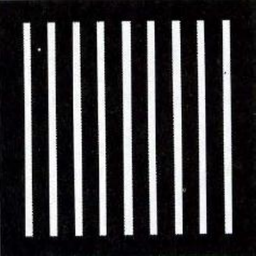
#> input picture trabalhos/lista01/exercicio03/img.png, 256 x 256 px, shrunk from 594 x 595 before the run, found by its file name
$ python python.py
#> lines starting #> are read from the running program, lines starting #| are printed output that depends on the picture; after the words box and inside, x2 and y2 are one past the last pixel; in counts of white or black regions, pixels touching at a corner belong together
import numpy as np
import cv2

#fontes: https://msameeruddin.hashnode.dev/image-erosion-explained-in-depth-using-numpy
# https://stackoverflow.com/questions/69740199/erosion-operation-without-using-opencv
def erosao(image, structuring_element):

    if image.dtype != np.uint8:
        image = image.astype(np.uint8)


    """
        binarizando a imagem
    """
    img_height, img_width = image.shape
    binary_image = np.zeros(image.shape, dtype=np.uint8)
    for i in range(img_height):
        for j in range(img_width):
            if image[i, j] == 255:
                binary_image[i, j] = 1


    # Get dimensions of the image and structuring element
    img_height, img_width = binary_image.shape
    se_height, se_width = structuring_element.shape

    pad_h = se_height // 2
    pad_w = se_width // 2

    #pad para evitar acessar pontos fora da imagem,
    padded_image = np.pad(binary_image, ((pad_h, pad_h), (pad_w, pad_w)), mode='constant', constant_values=False)


    for i in range(img_height):
        for j in range(img_width):

            # criando o kernel temporário com base na imagem
            temp_kernel = padded_image[i:i + se_height, j:j + se_width]

            fits = 1
            for r in range(se_height):
                for c in range(se_width):
                    if temp_kernel[r, c] == 0: # ver se o pixel visinho é totalmente preto, se sim, encontramos a borda
                        fits = 0
                        break
                if fits == 0:
                    break

            binary_image[i, j] = fits


    return binary_image.astype(np.uint8) * 255


def dilatacao(image, structuring_element):
    if image.dtype != np.uint8:
        image = image.astype(np.uint8)

    img_height, img_width = image.shape
    binary_image = np.zeros(image.shape, dtype=np.uint8)
    for i in range(img_height):
        for j in range(img_width):
            if image[i, j] == 255:
                binary_image[i, j] = 1


    img_height, img_width = binary_image.shape
    se_height, se_width = structuring_element.shape

    """
        encontrando meio kernel
    """
    pad_h = se_height // 2
    pad_w = se_width // 2

    padded_image = np.pad(binary_image, ((pad_h, pad_h), (pad_w, pad_w)), mode='constant', constant_values=False)

    for i in range(img_height):
        for j in range(img_width):
            borda = 0

            for r in range(se_height):
                for c in range(se_width):
                    #se a borda é 1, adiciona 1 ao vizinho (kernel) da borda
                    if padded_image[i + r, j + c] == 1:
                        borda = 1
                        break

                if borda == 1:
                    break

            binary_image[i, j] = borda

    return binary_image.astype(np.uint8) * 255

if __name__ == "__main__":
    image_path = "./img.png"

    input_image_raw = cv2.imread(image_path)
#> input_image_raw is the input picture: shape (256, 256, 3); mean B, G, R 59.7, 57.9, 59
    input_image_gray = cv2.cvtColor(input_image_raw, cv2.COLOR_BGR2GRAY)

    size = 5
    se_square = np.ones((size, size), dtype=np.uint8)

    imagem_erosao = erosao(input_image_gray, se_square)
#> after the loop in erosao, `for i in range(img_height):`:
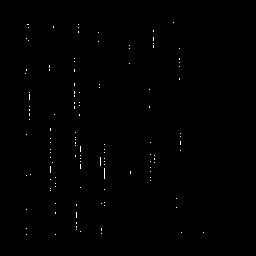
#> binary_image: shape (256, 256); values 0 (black) and 1 (white), 0.33% white in thin lines or dots, all inside (x1, y1, x2, y2) = (25, 22, 204, 235)
#> after the loop in erosao, `for i in range(img_height):`: binary_image: shape (256, 256); 0.33% of pixels changed, all inside (x1, y1, x2, y2) = (25, 22, 204, 235)
    imagem_dilatacao = dilatacao(input_image_gray, se_square)
#> after the loop in dilatacao, `for i in range(img_height):`:
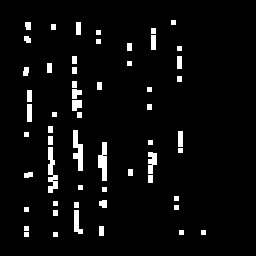
#> binary_image: shape (256, 256); values 0 (black) and 1 (white), 4.7% white; 57 white regions, largest, box (x1, y1, x2, y2) and area: (48, 147, 58, 193) 267, (73, 130, 83, 171) 255, (98, 142, 107, 181) 243


    imagem_fechamento = dilatacao(imagem_erosao, se_square)
    imagem_abertura = erosao(imagem_dilatacao, se_square)
#> after the loop in erosao (call 2), `for i in range(img_height):`:
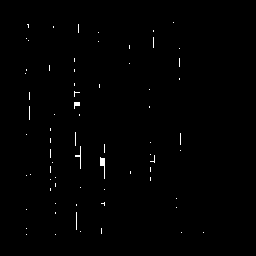
#> binary_image: shape (256, 256); values 0 (black) and 1 (white), 0.57% white in thin lines or dots, all inside (x1, y1, x2, y2) = (25, 22, 204, 235)


    cv2.imwrite(f'imagem_fechamento{se_square.shape[0]}x{se_square.shape[1]}.png', imagem_fechamento)
    cv2.imwrite(f'imagem_abertura_{se_square.shape[0]}x{se_square.shape[1]}.png', imagem_abertura)
